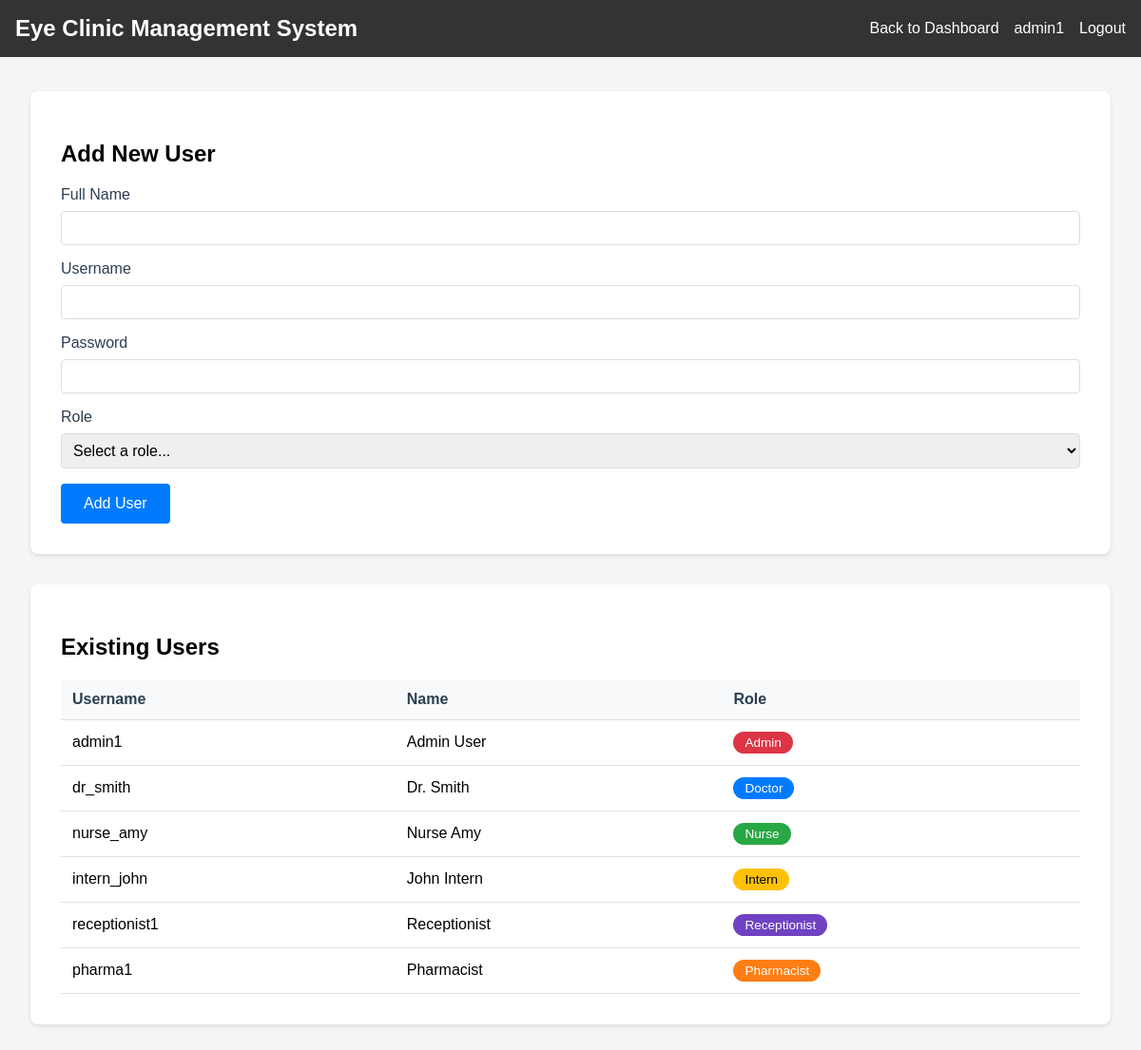
The app's page /manage_users (signed in) with its own data.
### models.py (models this page shows, shortened)
class User(db.Model):
    id = db.Column(db.Integer, primary_key=True)
    username = db.Column(db.String(80), unique=True, nullable=False)
    password_hash = db.Column(db.String(120), nullable=False)
    role = db.Column(db.String(80), nullable=False)
    name = db.Column(db.String(120))
    status = db.Column(db.String(20), default='active')
    last_login = db.Column(db.DateTime, default=datetime.utcnow)
    custom_permissions = db.Column(db.String(500))  # Store tab permissions as comma-separated string
    created_at = db.Column(db.DateTime, default=datetime.utcnow)
    updated_at = db.Column(db.DateTime, default=datetime.utcnow, onupdate=datetime.utcnow)

### app.py (the view, shortened to what this page needs)
@app.route('/manage_users', methods=['GET', 'POST'])
@login_required
@admin_required
def manage_users():
    return render_template('manage_users.html',
                         username=session['username'],
                         role=session['role'],
                         users=User.query.all(),
                         available_roles=AVAILABLE_ROLES)

### app.py (called while the page is built)
def login_required(f):
    @wraps(f)
    def decorated_function(*args, **kwargs):
        if 'username' not in session:
            flash('Please log in first.')
            return redirect(url_for('login'))
        return f(*args, **kwargs)
    return decorated_function

def admin_required(f):
    @wraps(f)
    def decorated_function(*args, **kwargs):
        if 'role' not in session or session['role'] != 'Admin':
            flash('Admin access required.')
            return redirect(url_for('dashboard'))
        return f(*args, **kwargs)
    return decorated_function

### templates/manage_users.html (shortened to what this page needs)
<!DOCTYPE html>
<html lang="en">
<head>
</head>
<body>
    <div class="navbar">
        <div>
            <h2 style="margin: 0;">Eye Clinic Management System</h2>
        </div>
        <div style="display: flex; align-items: center; gap: 1rem;">
            <a href="{{ url_for('dashboard') }}">Back to Dashboard</a>
            <span>{{ username }}</span>
            <a href="{{ url_for('logout') }}">Logout</a>
        </div>
    </div>
    <div class="main-content">
        <div class="card">
            <h2>Add New User</h2>
            <form method="POST">
                <div class="form-group">
                    <label for="name">Full Name</label>
                    <input type="text" id="name" name="name" class="form-control" required>
                </div>
                <div class="form-group">
                    <label for="username">Username</label>
                    <input type="text" id="username" name="username" class="form-control" required>
                </div>
                <div class="form-group">
                    <label for="password">Password</label>
                    <input type="password" id="password" name="password" class="form-control" required>
                </div>
                <div class="form-group">
                    <label for="role">Role</label>
                    <select id="role" name="role" class="form-control" required>
                        <option value="">Select a role...</option>
                    </select>
                </div>
                <button type="submit" class="btn btn-primary">Add User</button>
            </form>
        </div>
        <div class="card">
            <h2>Existing Users</h2>
            <table class="users-table">
                <thead>
                    <tr>
                        <th>Username</th>
                        <th>Name</th>
                        <th>Role</th>
                    </tr>
                </thead>
                <tbody>
                    {% for user in users %}
                        <tr>
                            <td>{{ user.username }}</td>
                            <td>{{ user.name if user.name else 'N/A' }}</td>
                            <td><span class="role-badge role-{{ user.role }}">{{ user.role }}</span></td>
                        </tr>
                    {% endfor %}
                </tbody>
            </table>
        </div>
    </div>
</body>
</html>

### templates/manage_users.html (style rules this page uses)
body { font-family: Arial, sans-serif; margin: 0; padding: 0; background-color: #f5f5f5; }
.navbar { background-color: #333; padding: 1rem; color: white; display: flex; justify-content: space-between; align-items: center; position: fixed; top: 0; left: 0; right: 0; z-index: 1000; }
.navbar a { color: white; text-decoration: none; }
.main-content { margin-top: 4rem; padding: 2rem; max-width: 1200px; margin-left: auto; margin-right: auto; }
.card { background-color: white; padding: 2rem; border-radius: 8px; box-shadow: 0 2px 4px rgba(0, 0, 0, 0.1); margin-bottom: 2rem; }
.form-group { margin-bottom: 1rem; }
.form-group label { display: block; margin-bottom: 0.5rem; font-weight: 500; color: #2c3e50; }
.form-control { width: 100%; padding: 0.5rem; border: 1px solid #ddd; border-radius: 4px; font-size: 1rem; box-sizing: border-box; }
.btn { padding: 0.75rem 1.5rem; border: none; border-radius: 4px; font-size: 1rem; font-weight: 500; cursor: pointer; transition: all 0.2s; }
.btn-primary { background-color: #007bff; color: white; }
.users-table { width: 100%; border-collapse: collapse; margin-top: 1rem; }
.users-table th, .users-table td { padding: 0.75rem; text-align: left; border-bottom: 1px solid #dee2e6; }
.users-table th { background-color: #f8f9fa; font-weight: 600; color: #2c3e50; }
.role-badge { display: inline-block; padding: 0.25rem 0.75rem; border-radius: 20px; font-size: 0.85rem; font-weight: 500; }
.role-Admin { background-color: #dc3545; color: white; }
.role-Doctor { background-color: #007bff; color: white; }
.role-Nurse { background-color: #28a745; color: white; }
.role-Intern { background-color: #ffc107; color: black; }
.role-Receptionist { background-color: #6f42c1; color: white; }
.role-Pharmacist { background-color: #fd7e14; color: white; }

### records on screen
User: username "admin1", name "Admin User", role "Admin"
User: username "dr_smith", name "Dr. Smith", role "Doctor"
User: username "nurse_amy", name "Nurse Amy", role "Nurse"
User: username "intern_john", name "John Intern", role "Intern"
User: username "receptionist1", name "Receptionist", role "Receptionist"
User: username "pharma1", name "Pharmacist", role "Pharmacist"
